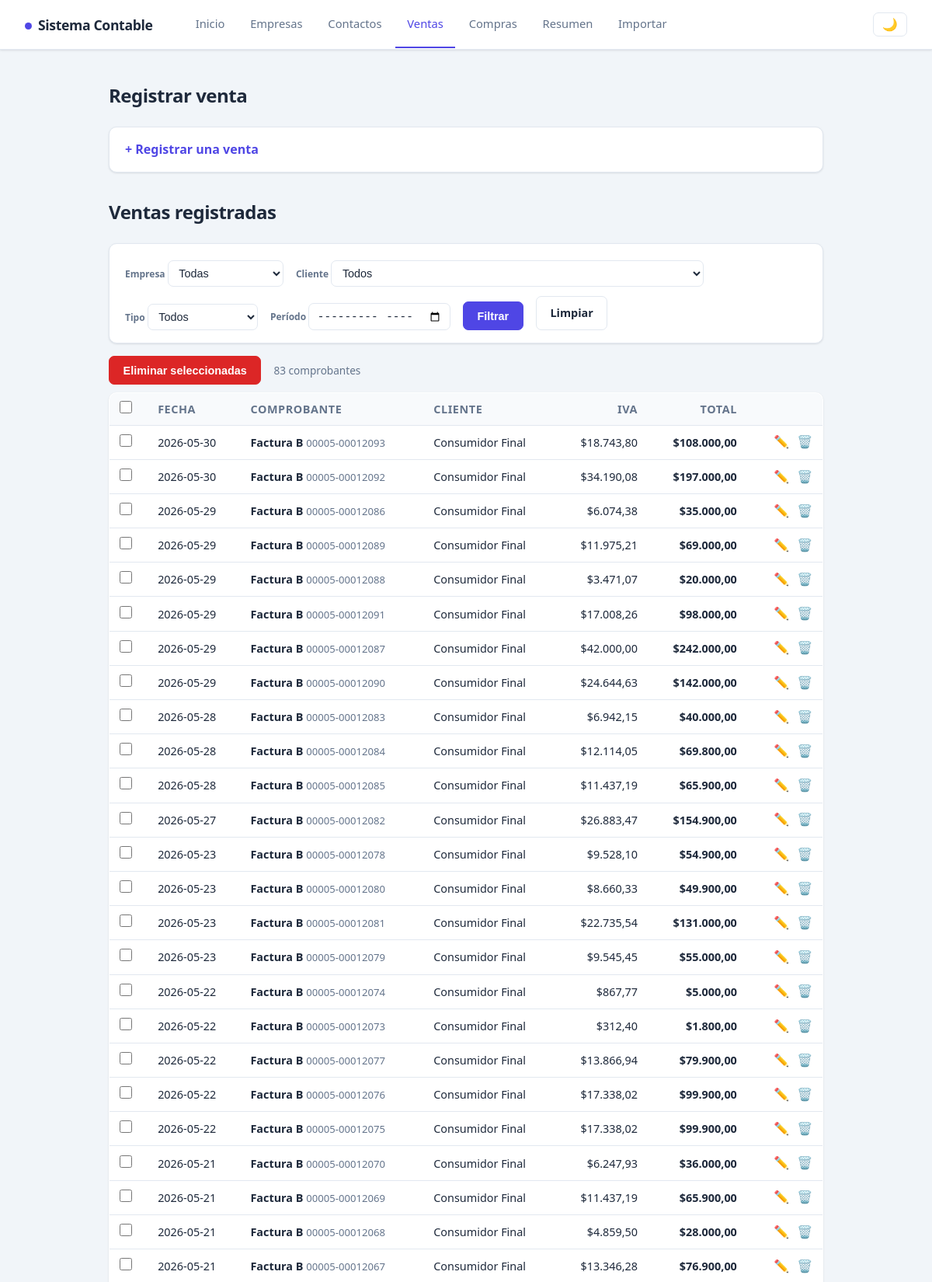
Page /ventas.php (upper part) on the committed database.
### tables this page shows
CREATE TABLE ventas (
    id INTEGER PRIMARY KEY AUTOINCREMENT, empresa_id INTEGER NOT NULL, cliente_id INTEGER NOT NULL,
    comprobante_tipo TEXT NOT NULL, comprobante_letra TEXT, punto_venta INTEGER, numero INTEGER,
    fecha TEXT NOT NULL, actividad TEXT,
    monto_no_gravado REAL NOT NULL DEFAULT 0, monto_exento REAL NOT NULL DEFAULT 0, otros_tributos REAL NOT NULL DEFAULT 0,
    cae TEXT, moneda TEXT NOT NULL DEFAULT 'ARS', tipo_cambio REAL NOT NULL DEFAULT 1,
    creado_en TEXT NOT NULL DEFAULT CURRENT_TIMESTAMP,
    FOREIGN KEY (empresa_id) REFERENCES empresas(id), FOREIGN KEY (cliente_id) REFERENCES contactos(id));

### ventas.php (the view, shortened to what this page needs)
<?php
require_once __DIR__ . '/config/db.php';
$empresas = $pdo->query("SELECT id, nombre FROM empresas ORDER BY nombre")->fetchAll();
$clientes = $pdo->query("SELECT id, nombre FROM contactos ORDER BY nombre")->fetchAll();
$fPeriodo = trim($_GET['f_periodo'] ?? '');
$cond = []; $par = [];
$where = $cond ? ('WHERE ' . implode(' AND ', $cond)) : '';
$stV = $pdo->prepare("
    SELECT v.id, v.fecha, v.comprobante_tipo, v.comprobante_letra, v.punto_venta, v.numero, v.moneda,
           e.nombre AS empresa, c.nombre AS cliente,
           COALESCE(SUM(a.iva),0) AS total_iva,
           v.monto_no_gravado + v.monto_exento + v.otros_tributos + COALESCE(SUM(a.monto_gravado + a.iva),0) AS total
    FROM ventas v
    JOIN empresas e ON e.id = v.empresa_id
    JOIN contactos c ON c.id = v.cliente_id
    LEFT JOIN venta_alicuotas a ON a.venta_id = v.id
    $where
    GROUP BY v.id ORDER BY v.fecha DESC, v.id DESC");
$stV->execute($par);
$ventas = $stV->fetchAll();
require __DIR__ . '/includes/header.php';
?>
<h2>Registrar venta</h2>
<?php if (!$empresas): ?>
    <p>Primero cargá una empresa (titular) en <a href="/empresas.php">Empresas</a>.</p>
<?php elseif (!$clientes): ?>
    <p>Primero cargá un contacto en <a href="/contactos.php">Contactos</a>.</p>
<?php else: ?>
    <details class="bloque-alta">
        <summary>+ Registrar una venta</summary>
    </details>
<?php endif; ?>
<h2 style="margin-top:2rem;">Ventas registradas</h2>
<form method="get" class="filtros">
    <label>Empresa
        <select name="f_empresa">
            <option value="">Todas</option>
        </select>
    </label>
    <label>Cliente
        <select name="f_cliente">
            <option value="">Todos</option>
        </select>
    </label>
    <label>Tipo
        <select name="f_tipo">
            <option value="">Todos</option>
        </select>
    </label>
    <label>Período
        <input type="month" name="f_periodo" value="<?= htmlspecialchars($fPeriodo) ?>">
    </label>
    <button type="submit" class="btn btn-guardar">Filtrar</button>
    <a href="/ventas.php" class="btn">Limpiar</a>
</form>
<?php if (!$ventas): ?>
    <p>No hay ventas para ese filtro.</p>
<?php else: ?>
    <form method="post" action="/eliminar_lote.php" onsubmit="return confirm('¿Eliminar las ventas seleccionadas?')">
        <div class="tabla-acciones">
            <button type="submit" class="btn btn-borrar">Eliminar seleccionadas</button>
            <span class="conteo"><?= count($ventas) ?> comprobante<?= count($ventas)===1?'':'s' ?></span>
        </div>
        <table class="tabla-lista">
            <thead>
                <tr>
                    <th><input type="checkbox" id="check-todos" title="Seleccionar todos"></th>
                    <th>Fecha</th><th>Comprobante</th><th>Cliente</th>
                    <th class="num">IVA</th><th class="num">Total</th><th></th>
                </tr>
            </thead>
            <tbody>
                <?php foreach ($ventas as $vta): ?>
                    <tr>
                        <td><input type="checkbox" name="ids[]" value="<?= (int)$vta['id'] ?>" class="check-fila"></td>
                        <td><?= htmlspecialchars($vta['fecha']) ?></td>
                        <td>
                            <strong><?= htmlspecialchars($vta['comprobante_tipo']) ?> <?= htmlspecialchars($vta['comprobante_letra'] ?? '') ?></strong>
                            <span class="muted"><?= $vta['punto_venta'] !== null ? str_pad((string)$vta['punto_venta'],5,'0',STR_PAD_LEFT) : '-' ?>-<?= $vta['numero'] !== null ? str_pad((string)$vta['numero'],8,'0',STR_PAD_LEFT) : '-' ?></span>
                        </td>
                        <td><?= htmlspecialchars($vta['cliente']) ?></td>
                        <td class="num">$<?= number_format((float)$vta['total_iva'],2,',','.') ?></td>
                        <td class="num"><strong>$<?= number_format((float)$vta['total'],2,',','.') ?></strong></td>
                        <td class="acciones-fila">
                            <a href="/editar_venta.php?id=<?= (int)$vta['id'] ?>" title="Editar">✏️</a>
                            <a href="/eliminar_venta.php?id=<?= (int)$vta['id'] ?>" onclick="return confirm('¿Eliminar esta venta?')" title="Eliminar">🗑️</a>
                        </td>
                    </tr>
                <?php endforeach; ?>
            </tbody>
        </table>
    </form>
<?php endif; ?>
<?php require __DIR__ . '/includes/footer.php'; ?>

### css/estilos.css (style rules this page uses)
:root { --acento: #4f46e5; --acento-oscuro: #4338ca; --acento-suave: #eef2ff; --texto: #1e293b; --texto-suave: #64748b; --borde: #e2e8f0; --fondo: #f1f5f9; --panel: #ffffff; --ok-bg: #dcfce7; --ok-tx: #166534; --err-bg: #fee2e2; --err-tx: #991b1b; --verde: #16a34a; --rojo: #dc2626; --cian: #0891b2; --sombra: 0 1px 3px rgba(15,23,42,.08), 0 1px 2px rgba(15,23,42,.04); --sombra-hover: 0 8px 24px rgba(15,23,42,.10); --radio: 10px; }
* { margin: 0; padding: 0; box-sizing: border-box; }
body { font-family: system-ui, -apple-system, "Segoe UI", Roboto, sans-serif; background: var(--fondo); color: var(--texto); line-height: 1.6; }
h2 { font-size: 1.5rem; font-weight: 700; letter-spacing: -.02em; margin-bottom: 1.25rem; }
.btn { padding: .6rem 1.1rem; border: 1px solid var(--borde); border-radius: 7px; cursor: pointer; font-size: .9rem; font-weight: 600; text-decoration: none; display: inline-block; background: #fff; color: var(--texto); transition: background .15s, box-shadow .15s, transform .1s; }
.btn-guardar { background: var(--acento); color: #fff; border-color: var(--acento); }
.btn-borrar { background: var(--rojo); color: #fff; border-color: var(--rojo); }
table { width: 100%; border-collapse: collapse; background: var(--panel); border: 1px solid var(--borde); border-radius: var(--radio); overflow: hidden; box-shadow: var(--sombra); margin-bottom: 1rem; }
th, td { padding: .8rem 1rem; text-align: left; border-bottom: 1px solid var(--borde); }
th { background: #f8fafc; font-size: .72rem; text-transform: uppercase; letter-spacing: .04em; color: var(--texto-suave); font-weight: 700; }
.bloque-alta { background: var(--panel); border: 1px solid var(--borde); border-radius: var(--radio); box-shadow: var(--sombra); margin-bottom: 2rem; }
.bloque-alta > summary { padding: 1rem 1.25rem; cursor: pointer; font-weight: 600; color: var(--acento); list-style: none; }
.filtros { display: flex; flex-wrap: wrap; gap: .75rem 1rem; align-items: end; background: var(--panel); border: 1px solid var(--borde); border-radius: var(--radio); box-shadow: var(--sombra); padding: 1rem 1.25rem; margin-bottom: 1rem; }
.filtros label { display: block; font-size: .75rem; font-weight: 600; color: var(--texto-suave); }
.filtros select, .filtros input { margin-top: .3rem; padding: .45rem .6rem; border: 1px solid var(--borde); border-radius: 7px; background: #fff; color: var(--texto); font-size: .9rem; }
.tabla-acciones { display: flex; align-items: center; gap: 1rem; margin-bottom: .6rem; }
.tabla-acciones .conteo { color: var(--texto-suave); font-size: .85rem; }
.tabla-lista th, .tabla-lista td { padding: .55rem .8rem; font-size: .9rem; vertical-align: middle; }
.tabla-lista .num { text-align: right; white-space: nowrap; }
.tabla-lista .muted { color: var(--texto-suave); font-size: .82rem; }
.tabla-lista .acciones-fila { text-align: right; white-space: nowrap; }
.tabla-lista .acciones-fila a { text-decoration: none; font-size: 1rem; margin-left: .4rem; }
.tabla-lista input[type="checkbox"] { width: 16px; height: 16px; cursor: pointer; }

### rows in the picture
ventas: fecha "2026-05-30", comprobante_tipo "Factura", comprobante_letra "B", punto_venta "00005", numero "00012093", cliente "Consumidor Final", total_iva "18.743,80", total "108.000,00"
ventas: fecha "2026-05-30", comprobante_tipo "Factura", comprobante_letra "B", punto_venta "00005", numero "00012092", cliente "Consumidor Final", total_iva "34.190,08", total "197.000,00"
ventas: fecha "2026-05-29", comprobante_tipo "Factura", comprobante_letra "B", punto_venta "00005", numero "00012086", cliente "Consumidor Final", total_iva "6.074,38", total "35.000,00"
ventas: fecha "2026-05-29", comprobante_tipo "Factura", comprobante_letra "B", punto_venta "00005", numero "00012089", cliente "Consumidor Final", total_iva "11.975,21", total "69.000,00"
ventas: fecha "2026-05-29", comprobante_tipo "Factura", comprobante_letra "B", punto_venta "00005", numero "00012088", cliente "Consumidor Final", total_iva "3.471,07", total "20.000,00"
ventas: fecha "2026-05-29", comprobante_tipo "Factura", comprobante_letra "B", punto_venta "00005", numero "00012091", cliente "Consumidor Final", total_iva "17.008,26", total "98.000,00"
ventas: fecha "2026-05-29", comprobante_tipo "Factura", comprobante_letra "B", punto_venta "00005", numero "00012087", cliente "Consumidor Final", total_iva "42.000,00", total "242.000,00"
ventas: fecha "2026-05-29", comprobante_tipo "Factura", comprobante_letra "B", punto_venta "00005", numero "00012090", cliente "Consumidor Final", total_iva "24.644,63", total "142.000,00"
ventas: fecha "2026-05-28", comprobante_tipo "Factura", comprobante_letra "B", punto_venta "00005", numero "00012083", cliente "Consumidor Final", total_iva "6.942,15", total "40.000,00"
ventas: fecha "2026-05-28", comprobante_tipo "Factura", comprobante_letra "B", punto_venta "00005", numero "00012084", cliente "Consumidor Final", total_iva "12.114,05", total "69.800,00"
ventas: fecha "2026-05-28", comprobante_tipo "Factura", comprobante_letra "B", punto_venta "00005", numero "00012085", cliente "Consumidor Final", total_iva "11.437,19", total "65.900,00"
ventas: fecha "2026-05-27", comprobante_tipo "Factura", comprobante_letra "B", punto_venta "00005", numero "00012082", cliente "Consumidor Final", total_iva "26.883,47", total "154.900,00"
ventas: fecha "2026-05-23", comprobante_tipo "Factura", comprobante_letra "B", punto_venta "00005", numero "00012078", cliente "Consumidor Final", total_iva "9.528,10", total "54.900,00"
ventas: fecha "2026-05-23", comprobante_tipo "Factura", comprobante_letra "B", punto_venta "00005", numero "00012080", cliente "Consumidor Final", total_iva "8.660,33", total "49.900,00"
ventas: fecha "2026-05-23", comprobante_tipo "Factura", comprobante_letra "B", punto_venta "00005", numero "00012081", cliente "Consumidor Final", total_iva "22.735,54", total "131.000,00"
ventas: fecha "2026-05-23", comprobante_tipo "Factura", comprobante_letra "B", punto_venta "00005", numero "00012079", cliente "Consumidor Final", total_iva "9.545,45", total "55.000,00"
ventas: fecha "2026-05-22", comprobante_tipo "Factura", comprobante_letra "B", punto_venta "00005", numero "00012074", cliente "Consumidor Final", total_iva "867,77", total "5.000,00"
ventas: fecha "2026-05-22", comprobante_tipo "Factura", comprobante_letra "B", punto_venta "00005", numero "00012073", cliente "Consumidor Final", total_iva "312,40", total "1.800,00"
ventas: fecha "2026-05-22", comprobante_tipo "Factura", comprobante_letra "B", punto_venta "00005", numero "00012077", cliente "Consumidor Final", total_iva "13.866,94", total "79.900,00"
ventas: fecha "2026-05-22", comprobante_tipo "Factura", comprobante_letra "B", punto_venta "00005", numero "00012076", cliente "Consumidor Final", total_iva "17.338,02", total "99.900,00"
ventas: fecha "2026-05-22", comprobante_tipo "Factura", comprobante_letra "B", punto_venta "00005", numero "00012075", cliente "Consumidor Final", total_iva "17.338,02", total "99.900,00"
ventas: fecha "2026-05-21", comprobante_tipo "Factura", comprobante_letra "B", punto_venta "00005", numero "00012070", cliente "Consumidor Final", total_iva "6.247,93", total "36.000,00"
ventas: fecha "2026-05-21", comprobante_tipo "Factura", comprobante_letra "B", punto_venta "00005", numero "00012069", cliente "Consumidor Final", total_iva "11.437,19", total "65.900,00"
ventas: fecha "2026-05-21", comprobante_tipo "Factura", comprobante_letra "B", punto_venta "00005", numero "00012068", cliente "Consumidor Final", total_iva "4.859,50", total "28.000,00"
ventas: fecha "2026-05-21", comprobante_tipo "Factura", comprobante_letra "B", punto_venta "00005", numero "00012067", cliente "Consumidor Final", total_iva "13.346,28", total "76.900,00"

### other values in the picture
count($ventas) "83"
